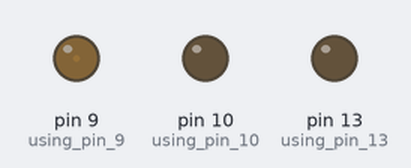
The sketch below on a simulated Arduino Uno, built with avr-gcc and run on an emulated ATmega328P. On the bench: output pins drawn as LEDs (lit = HIGH).

Above: at 0.05 s.
At 0.45 s:
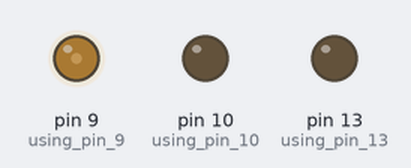
At 0.9 s:
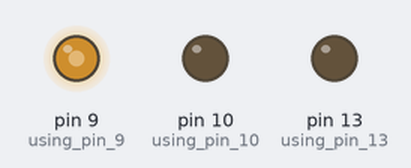
At 1.8 s:
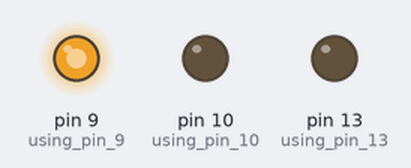
At 3.15 s:
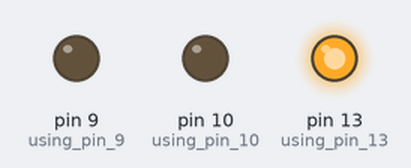
At 3.55 s:
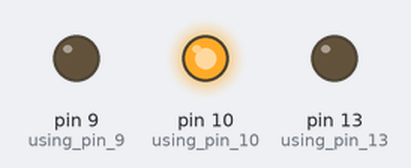
Timing chart, 0 to 8.3 s (numbered marks = the images above):
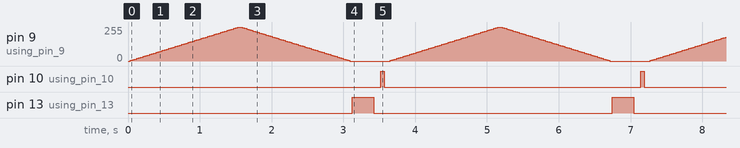

Measured:
- by itself, pin 10 (using_pin_10): alternates HIGH for 0.05 s and LOW for 3.6 s
- by itself, pin 13 (using_pin_13): alternates HIGH for 0.30 s and LOW for 3.3 s

The sketch:

Emily_Flood_Blink_assignment.ino
```cpp
//written by Emily Flood on Jan 14, 2020
//the "fading" is not my code, it is from the "fading" example in arduino.

// the setup routine runs once when you press reset:
void setup() {
  //declaring all pins being used as outputs
  pinMode(13, OUTPUT); //using pin 13
  pinMode(10,OUTPUT); //using pin 10
  pinMode(9,OUTPUT); //using pin 9
}

// the loop routine runs over and over again forever:
void loop() {
  // fade in from min to max in increments of 5 points:
  for (int fadeValue = 0 ; fadeValue <= 255; fadeValue += 5) {
    // sets the value (range from 0 to 255):
    analogWrite(9, fadeValue);
    // wait for 30 milliseconds to see the dimming effect
    delay(30);
  }

  // fade out from max to min in increments of 5 points:
  for (int fadeValue = 255 ; fadeValue >= 0; fadeValue -= 5) {
    // sets the value (range from 0 to 255):
    analogWrite(9, fadeValue);
    // wait for 30 milliseconds to see the dimming effect
    delay(30);
  }

  //code to make pin 13 blink
    digitalWrite(13,HIGH);
    delay(300);//delay by 0.3 seconds
    digitalWrite(13,LOW);
    delay(100);//delay  by 0.1 seconds

  //code to make pin 10 blink
    digitalWrite(10,HIGH);
    delay(50);//delay by 0.05 seconds
    digitalWrite(10,LOW);
    delay(50);//delay  by 0.05 seconds
}
```
